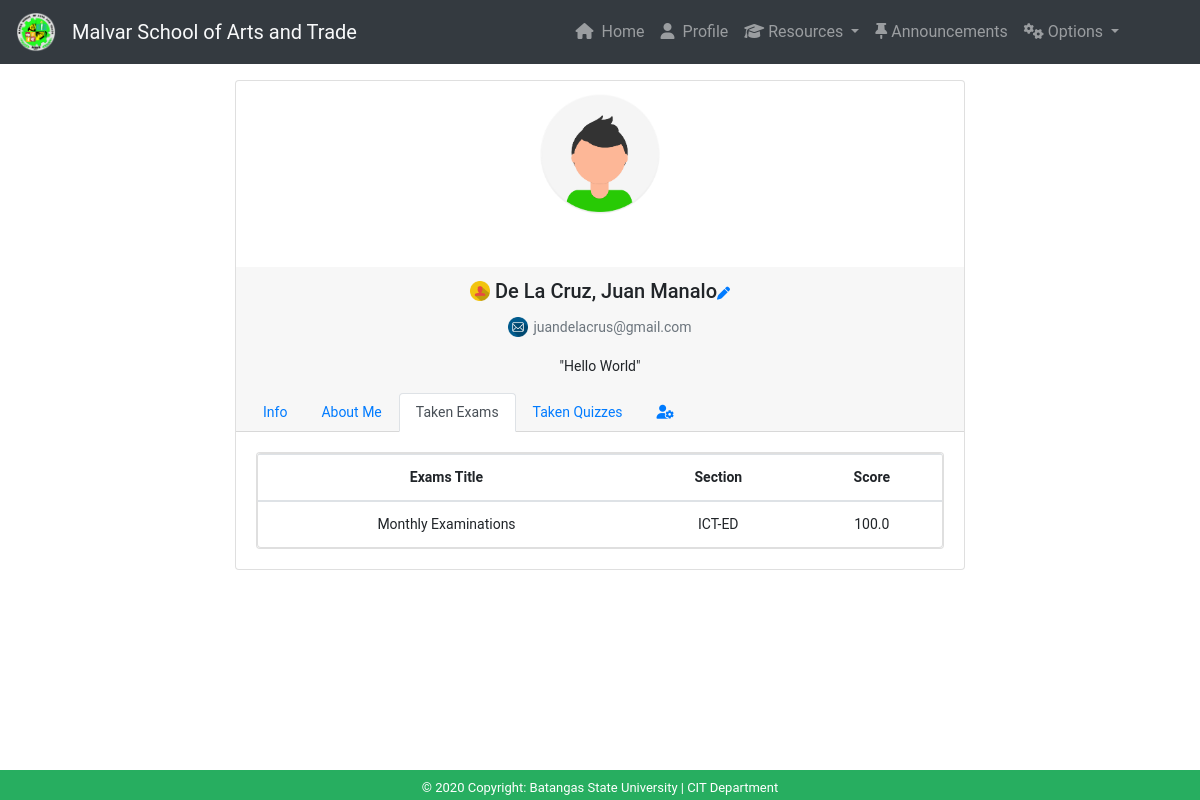
/student-profile/profile/student-taken-exams-profile/ (signed in), run on the app's committed database.
### quiz/models.py (models this page shows, shortened)
class User(AbstractUser):
    is_student = models.BooleanField(default=False)
    is_teacher = models.BooleanField(default=False)

class TakenExams(models.Model):
    student = models.ForeignKey(Student, on_delete=models.CASCADE, related_name='taken_exams')
    exams = models.ForeignKey(Exams, on_delete=models.CASCADE, related_name='taken_exams')
    score = models.FloatField()
    date = models.DateTimeField(auto_now_add=True)

class Exams(models.Model):
    owner = models.ForeignKey(User, on_delete=models.CASCADE, related_name='exams')
    name = models.CharField(max_length=255, help_text='Exams Title')
    year_level = models.ForeignKey(Year_Level, on_delete = models.CASCADE,related_name='exams', help_text='Year_Level')

class Year_Level(models.Model):
    name = models.CharField(max_length=30, help_text='Year Level')
    def __str__(self):
        return self.name

### student_profile/models.py (models this page shows, shortened)
class StudentProfile(models.Model):
    academic_level = [
        ('JHS', 'JHS'),
        ('SHS', 'SHS'),
    ]
    program = [
        ('ABM', 'ABM'),
        ('GAS', 'GAS'),
        ('ICT', 'ICT'),
        ('STEM', 'STEM')
    ]
    gender = [
        ('Male', 'Male'),
        ('Female', 'Female'),
    ]
    user = models.OneToOneField(User, on_delete=models.CASCADE)
    profile_picture = models.ImageField(verbose_name='Profile Picture', default='images/avatar.png', upload_to='profile_picture', blank=True)
    first_name = models.CharField(max_length=200, verbose_name='First Name', blank=False)
    middle_name = models.CharField(max_length=200, verbose_name='Middle Name', blank=False)
    last_name = models.CharField(max_length=200, verbose_name='Last Name', blank=False)
    birthday = models.DateField(auto_now_add=False, verbose_name='Birthday', blank=False, help_text='example : 01/20/2020')
    age = models.PositiveSmallIntegerField(verbose_name="Age", blank=False)
    address = models.CharField(max_length=200, verbose_name='Address', blank=False)
    mothers_name = models.CharField(max_length=200, verbose_name="Mother's Name", blank=False)
    fathers_name = models.CharField(max_length=200, verbose_name="Father's Name", blank=False)
    contact_no = models.IntegerField(verbose_name="Contact No", blank=False)
    email = models.CharField(max_length=200, verbose_name='Email Address', blank=False)
    section = models.ForeignKey(Year_Level, on_delete=models.CASCADE, verbose_name='Section')
    bio = models.CharField(max_length=3000, verbose_name='Your Bio', blank=False)
    academic_level = models.CharField(max_length=100, choices=academic_level, blank=False, verbose_name='Academic Level')
    program = models.CharField(max_length=100, choices=program, blank=False, verbose_name='Program')
    student_id = models.CharField(max_length=100, blank=False, verbose_name='Student ID')
    gender = models.CharField(max_length=100, choices=gender, blank=False, verbose_name='Gender')

### student_profile/views.py (the view)
# urls.py: path('profile/student-taken-exams-profile/', views.TakenExamsListProfileView.as_view(), name='student-taken-exams'),
class TakenExamsListProfileView(ListView):
    model = TakenExams
    template_name = 'profile/students_taken_exams_profile.html'
    context_object_name = 'taken_exams'
    def get_queryset(self):
        queryset = self.request.user.student.taken_exams \
            .select_related('exams', 'exams__year_level') \
            .order_by('exams__name')
        return queryset

### student_profile/templates/profile/students_taken_exams_profile.html
{% extends 'base.html' %}
{% load static %}
{% block content %}
    {% include 'navbar.html' %}
{% if user.is_student %}
  <div class="container">
    <div class="row">
      {% include 'sidenav.html' %}
      <div class="col">
      </div>
      <div class="col-md-8" style="margin-top: 1rem; margin-bottom: 3rem; font-size: 14px;">
        <div class="card text-center">
                <div class="text-center">
                <img class="rounded-circle" src="{{ user.studentprofile.profile_picture.url }}" class="card-img-top" alt="Profile Picture"
                style="max-width: 10rem; min-width: 10rem; position: relative; ">
               </div>
                <div class="card-body">
                </div>
            <div class="card-header">
                <h5 class="card-title"><img src="{% static 'icons/user-icon.png' %}" style="width: 20px; margin-right: 5px; margin-bottom: 4px;">{{ user.studentprofile.last_name }},
                     {{user.studentprofile.first_name }} {{ user.studentprofile.middle_name }}<a href="" style="font-size: 13px;"><i class="fas fa-pen" aria-hidden="false"></i></a></h5>
              <p class="text-muted text-center"><img src="{% static 'icons/email.png' %}" style="width: 20px; margin-right: 5px; margin-bottom: 3px;">{{ user.studentprofile.email }}</p>
              <p class="card-text">"{{ user.studentprofile.bio }}"</p>
              <ul class="nav nav-tabs card-header-tabs">
                <li class="nav-item">
                  <a class="nav-link " href="{% url 'profile:student-profile' %}">Info</a>
                </li>
                <li class="nav-item">
                  <a class="nav-link " href="{% url 'profile:student-create-profile' %}">About Me</a>
                </li>
                <li class="nav-item">
                    <a class="nav-link active" href="{% url 'profile:student-taken-exams' %}">Taken Exams</a>
                </li>
                <li class="nav-item">
                    <a class="nav-link " href="{% url 'profile:student-taken-quiz' %}">Taken Quizzes</a>
                </li>
                <li class="nav-item">
                    <a class="nav-link" href="{% url 'profile:student-options-profile' %}"><i class="fas fa-user-cog"></i></a>
                </li>
              </ul>
            </div>
            <div class="card-body">
              <div class="card">
                <div class="card">
                  <table class="table mb-0">
                    <thead>
                      <tr>
                        <th>Exams Title</th>
                        <th>Section</th>
                        <th>Score</th>
                      </tr>
                    </thead>
                    <tbody>
                      {% for taken_quiz in taken_exams %}
                        <tr>
                          <td>{{ taken_quiz.exams.name }}</td>
                          <td>{{ taken_quiz.exams.year_level }}</td>
                          <td>{{ taken_quiz.score }}</td>
                        </tr>
                      {% empty %}
                        <tr>
                          <td class="bg-light text-center font-italic" colspan="3">You haven't completed any exams yet.</td>
                        </tr>
                      {% endfor %}
                    </tbody>
                  </table>
                </div>
              </div>
            </div>
          </div>
      </div>
      <div class="col">
      </div>
    </div>
  </div>
{% endif %}
{% include 'footer.html' %}
{% endblock %}

### templates/sidenav.html (style rules this page uses)
body { font-family: "Lato", sans-serif; transition: background-color .5s; }

### data on the page
User: studentprofile.profile_picture (picture), studentprofile.last_name "De La Cruz", studentprofile.first_name "Juan", studentprofile.middle_name "Manalo", studentprofile.email "juandelacrus@gmail.com", studentprofile.bio "Hello World"
TakenExams: exams.name "Monthly Examinations", exams.year_level "ICT-ED", score "100.0"
